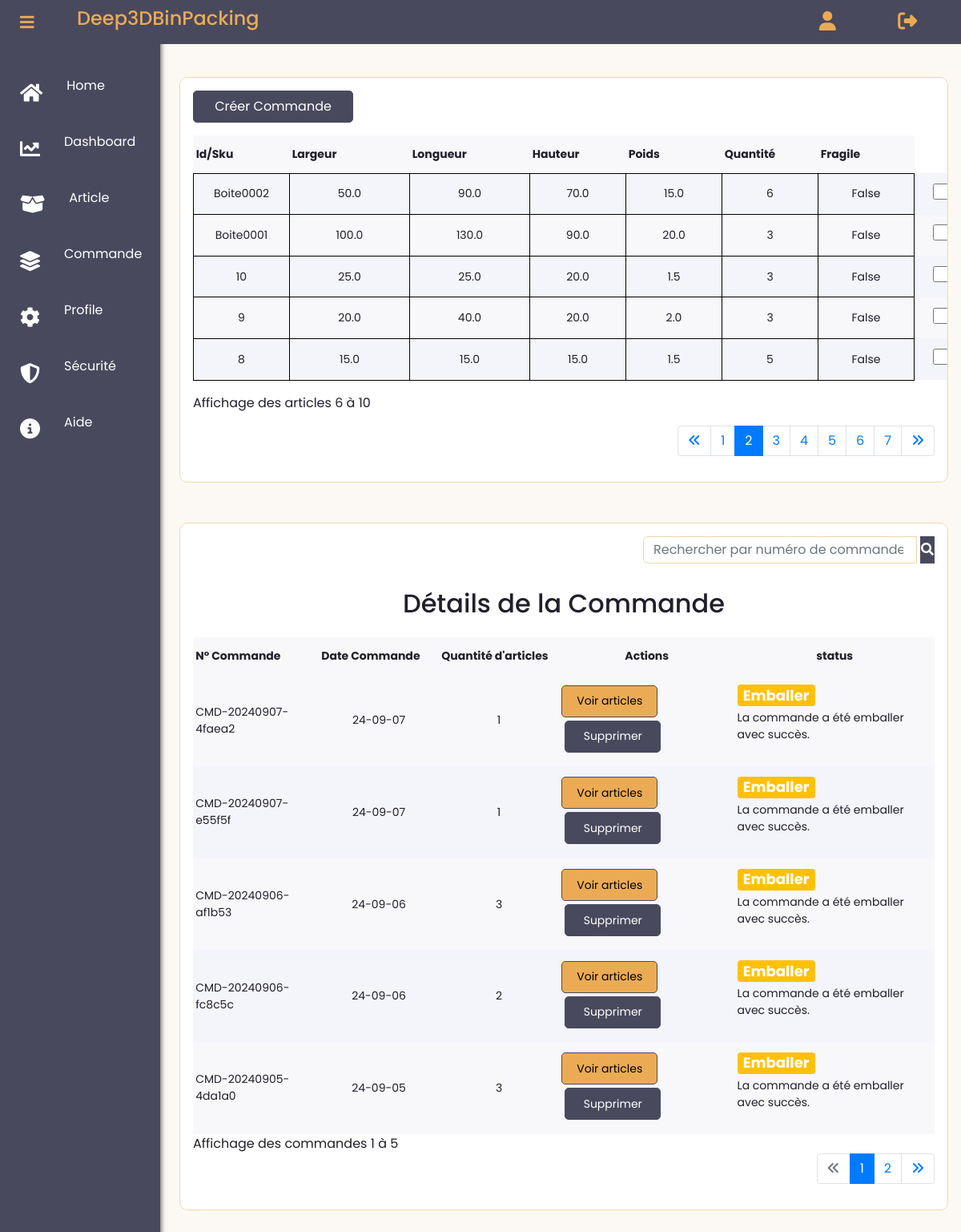
/articles?page=2 (signed in), run on the app's committed database.
### app/models.py (models this page shows, shortened)
class Article(db.Model):
    __tablename__ = 'Article'
    id = db.Column(db.Integer, primary_key=True, autoincrement=True)
    user_id = db.Column(db.Integer(), db.ForeignKey('User.id'))
    sku = db.Column(db.String(30), nullable=False)
    largeur = db.Column(db.Float(precision=5), nullable=False)
    longueur = db.Column(db.Float(precision=5), nullable=False)
    hauteur = db.Column(db.Float(precision=5), nullable=False)
    poids = db.Column(db.Float(precision=5), nullable=False)
    quantite = db.Column(db.Integer(), nullable=False)
    fragile = db.Column(db.Boolean(), default=False)
    date_creation = db.Column(db.Date,default=dt_date.today())
    commandes = db.relationship('Commande', secondary=association_table_article_commande, back_populates='articles')

class Commande(db.Model):
    __tablename__ = 'Commande'
    id = db.Column(db.Integer, primary_key=True, autoincrement=True)
    date_creation = db.Column(db.Date, default=dt_date.today())
    numero_commande = db.Column(db.String(50), unique=True, nullable=False)
    user_id = db.Column(db.Integer, db.ForeignKey('User.id'))
    status = db.Column(db.String(20), nullable=False, default='En Attente')  # Exemple : 'pending', 'cancelled', 'validated'
    conteneurs = db.relationship('Conteneur', secondary=association_table_commande_conteneur, back_populates='commandes')
    articles = db.relationship('Article', secondary=association_table_article_commande, back_populates='commandes')

### app/routes.py (the view)
@app.route("/articles", methods=['GET', 'POST'])
@login_required
def article():
    selected_articles = session.get('selected_articles', [])  # Récupérer les articles sélectionnés depuis la session
    page = request.args.get('page', 1, type=int)
    number_articles_per_page = 5  # Nombre d'articles par page
    articles_query = Article.query.filter_by(user_id=current_user.id).order_by(Article.id.desc())
    articles_pagination = articles_query.paginate(page=page, per_page=number_articles_per_page, error_out=False)
    start_index = (articles_pagination.page - 1) * articles_pagination.per_page + 1
    end_index = min(articles_pagination.page * articles_pagination.per_page, articles_query.count())
    user_commandes = Commande.query.filter_by(user_id=current_user.id).all()
    search_commandes = request.args.get('search_commandes')
    search_commandes = request.args.get('search_commandes')
    commande_page = request.args.get('commande_page', 1, type=int)
    per_page = 5
    if search_commandes:
        commandes_query = Commande.query.filter(
            Commande.user_id == current_user.id,  # Filtre par utilisateur
            (
                Commande.numero_commande.ilike(f'%{search_commandes}%') |
            (   Commande.date_creation.ilike(f'%{search_commandes}%')) |
                Commande.status.ilike(f'%{search_commandes}%')
            )
        )
    else:
        commandes_query = Commande.query.filter_by(user_id=current_user.id).order_by(Commande.id.desc())
    commandes_pagination = commandes_query.paginate(page=commande_page, per_page=per_page, error_out=False)
    pagination_args = Pagination(page=commande_page, per_page=per_page, total=commandes_query.count(), css_framework='bootstrap4')
    start_indexc = (commandes_pagination.page - 1) * commandes_pagination.per_page + 1
    end_indexc = min(commandes_pagination.page * commandes_pagination.per_page, commandes_query.count())
    commandes = commandes_pagination.items
    print(f"Nombre de commandes trouvées: {commandes_query.count()}")
    for commande in user_commandes:
        if len(commande.articles) == 0:
            db.session.delete(commande)
    user_commandes = [commande for commande in Commande.query.filter_by(user_id=current_user.id).all() if len(commande.articles) > 0]
    return render_template(
        'user_dashboard/list_article.html',
        selected_articles=selected_articles,
        start_index=start_index,
        end_index=end_index,
        start_indexc=start_indexc,
        end_indexc=end_indexc,
        articles=articles_pagination.items,
        articles_pagination=articles_pagination,
        commandes_pagination=commandes_pagination,
        commandes=commandes,
        pagination_args=pagination_args,
        user_commandes=user_commandes
    )

### app/models.py (called while the page is built)
@login_manager.user_loader
def load_user(user_id):
    return User.query.get(int(user_id))

### app/routes.py (called while the page is built)
@app.before_request
def before_request():
    if current_user.is_authenticated:
        g.image = url_for('static', filename='images/' + current_user.image) if current_user.image else None
    else:
        g.image = None

### app/templates/user_dashboard/list_article.html (shortened to what this page needs)
{% extends "user_dashboard/layout.html" %}
{% block content %}
{% if articles %}
<div class="card detail container">
  <div class="detail-header">
    <form method="POST" action="{{ url_for('create_commande') }}">
      <button type="submit" class="mb-3 download" style="background-color: #49495e; color: #fff; border: 1px solid #49495e; height: 40px;width: 200px;">Créer Commande</button>
      <table>
        <tr>
          <th>Id/Sku</th>
          <th>Largeur</th>
          <th>Longueur</th>
          <th>Hauteur</th>
          <th>Poids</th>
          <th>Quantité</th>
          <th>Fragile</th>
        </tr>
        {% for article in articles_pagination.items %}
        <tr>
          <td style="border: 1px solid black; padding: 5px; text-align: center;">{{ article.sku }}</td>
          <td style="border: 1px solid black; padding: 5px; text-align: center;">{{ article.largeur }}</td>
          <td style="border: 1px solid black; padding: 5px; text-align: center;">{{ article.longueur }}</td>
          <td style="border: 1px solid black; padding: 5px; text-align: center;">{{ article.hauteur }}</td>
          <td style="border: 1px solid black; padding: 5px; text-align: center;">{{ article.poids }}</td>
          <td style="border: 1px solid black; padding: 5px; text-align: center;">{{ article.quantite }}</td>
          <td style="border: 1px solid black; padding: 5px; text-align: center;">{{ article.fragile }}</td>
          <td>
            <input
              style="width: 20px; height: 20px; margin-left: 20px;"
              type="checkbox"
              name="selected_articles"
              value="{{ article.id }}"
              {% if article.id in selected_articles %}checked{% endif %}>
          </td>
        </tr>
        {% endfor %}
      </table>
      <div class="mt-3">
        Affichage des articles {{ start_index }} à {{ end_index }}
      </div>
    </form>
  </div>
  <nav aria-label="Page navigation example">
    <ul class="pagination justify-content-end mt-3">
      <li class="page-item {% if not articles_pagination.has_prev %}disabled{% endif %}">
        <a class="page-link" {% if articles_pagination.has_prev %}href="{{ url_for('article', page=articles_pagination.prev_num) }}"{% endif %}><i class="fa-solid fa-angles-left"></i></a>
      </li>
      {% for page_num in articles_pagination.iter_pages() %}
        {% if page_num %}
          <li class="page-item {% if page_num == articles_pagination.page %}active{% endif %}">
            <a class="page-link" href="{{ url_for('article', page=page_num) }}">{{ page_num }}</a>
          </li>
        {% else %}
          <li class="page-item disabled">
            <a class="page-link" href="#">...</a>
          </li>
        {% endif %}
      {% endfor %}
      <li class="page-item {% if not articles_pagination.has_next %}disabled{% endif %}">
        <a class="page-link" {% if articles_pagination.has_next %}href="{{ url_for('article', page=articles_pagination.next_num) }}"{% endif %}><i class="fa-solid fa-angles-right"></i></a>
      </li>
    </ul>
  </nav>
  {% endif %}
</div>
<div class="card detail container" style="margin-top: 50px;">
  <form class="form-inline justify-content-end mb-3" method="get" action="{{ url_for('article') }}">
    <div class="input-group">
      <input class="form-control mr-sm-1" type="search" placeholder="Rechercher par numéro de commande ou date..." aria-label="search_commandes" name="search_commandes">
      <button type="submit" class="bto btn-primary"><i class="fa fa-search"></i></button>
    </div>
  </form>
{% if commandes %}
  <div class="text-center"><h2>Détails de la Commande</h2></div>
  <div class="detail-header">
  <table class="">
      <thead>
          <tr>
              <th scope="col">N° Commande</th>
              <th scope="col">Date Commande</th>
              <th scope="col">Quantité d'articles</th>
              <th scope="col" class="text-center">Actions</th>
              <th scope="col" class="text-center">status</th>
          </tr>
      </thead>
      <tbody>
        {% for commande in commandes %}
          <tr>
              <td>{{ commande.numero_commande }}</td>
              <td class="text-center">
                {% if commande.date_creation %}
                    {{ commande.date_creation.strftime('%y-%m-%d') }}
                {% else %}
                    Date de création non disponible
                {% endif %}
            </td>
              <td class="text-center">{{ commande.articles|length }}</td>
              <td>
                  <button class="" data-bs-toggle="modal" style="background-color: #ebab54; border: #ebab54; color: black; border: 1px solid #49495e; height: 40px;" data-bs-target="#commandeDetailsModal-{{ commande.id }}">Voir articles</button>
                  <button type="button" class="btn-sm m-1 delete"  style="background-color: #49495e; color: #fff; border: 1px solid #49495e; height: 40px;" data-toggle="modal" data-target="#deleteModal{{commande.id}}">Supprimer</button>
              </td>
              <td>
                {% if commande.status == 'Annuler' %}
                  <span class="badge bg-danger mb-2" style="font-size: 18px; color:#fff">{{ commande.status }}</span>
                  <p>La commande a été annulée.</p>
                {% elif commande.status == 'Valider' %}
                  <span class="badge bg-success mb-1" style="font-size: 18px; color:#fff">{{ commande.status }}</span>
                  <p>La commande a été validée et est en cours de traitement.</p>
                  {% elif commande.status == 'Emballer' %}
                  <span class="badge bg-warning mb-1" style="font-size: 18px; color:#fff">{{ commande.status }}</span>
                  <p>La commande a été emballer avec succès.</p>
                {% else %}
                  <span class="badge bg-secondary mb-1" style="font-size: 18px; color:#fff">{{ commande.status }}</span>
                  <p>La commande est en attente d'emballage.</p>
                {% endif %}
              </td>
          </tr>
          {% endfor %}
      </tbody>
  </table>
</div>
Affichage des commandes {{ start_indexc }} à {{ end_indexc }}
<nav aria-label="Page navigation example mt-3">
  <ul class="pagination justify-content-end">
    <li class="page-item {% if not commandes_pagination.has_prev %}disabled{% endif %}">
      <a class="page-link" {% if commandes_pagination.has_prev %}href="{{ url_for('article', commande_page=commandes_pagination.prev_num) }}"{% endif %}><i class="fa-solid fa-angles-left"></i></a>
    </li>
    {% for page_num in commandes_pagination.iter_pages() %}
      {% if page_num %}
        <li class="page-item {% if page_num == commandes_pagination.page %}active{% endif %}">
          <a class="page-link"  href="{{ url_for('article', commande_page=page_num) }}">{{ page_num }}</a>
        </li>
      {% else %}
        <li class="page-item disabled">
          <a class="page-link"  href="#">...</a>
        </li>
      {% endif %}
    {% endfor %}
    <li class="page-item {% if not commandes_pagination.has_next %}disabled{% endif %}">
      <a class="page-link" {% if commandes_pagination.has_next %}href="{{ url_for('article', commande_page=commandes_pagination.next_num) }}"{% endif %}><i class="fa-solid fa-angles-right"></i></a>
    </li>
  </ul>
</nav>
{% else %}
<div class="alert-warning text-center">
  Aucune commandes trouvées
</div>
</div>
{% endif %}
{% endblock content %}

### app/static/client/main.css (style rules this page uses)
* { margin: 0; padding: 0; box-sizing: border-box; outline: none; font-family: "Poppins", sans-serif; }
body { background-color: #fcf9f4; }
h2 { font: 18px; padding: 15px 0; }
.card { background-color: #fff; padding: 1rem; border-radius: 10px; }
.detail { grid-area: detail; overflow-x: auto; }
.detail-header { display: grid; grid-auto-flow: column; justify-items: space-between; align-items: center; }
.detail-header button { height: 30px; width: 120px; border: 1px solid #2d2b98; background-color: #2d2b98; color:#f2f2f2; border-radius: 5px; cursor: pointer; transition: all 0.2s ease-in; }
.detail table { width: 100%; border-collapse: collapse; }
.detail table tr:nth-child(odd) { background-color: #f8f8fb; }
.detail table tr { background-color: #f4f4fb; }
.detail table th, .detail table td { padding: 0.8rem 0.2rem; text-align: left; min-width: 120px; font-size: 14px; }
.detail table tr td:nth-child(2), .detail table tr td:nth-child(3) { min-width: 150px; }
.delete { background-color: #49495e; color: #fff; border: 1px solid #49495e; }

### app/static/client/account.css (style rules this page uses)
.card { border: solid 1px #f5d5aa; }
.btn-primary { background-color: #49495e; color: #fff; border: 1px solid #49495e; }
.form-control { width: 100%; margin-bottom: 24px; border: 1px solid #f5d5aa; border-radius: 6px; font-size: 16px; line-height: 20px; }
button, input { overflow: visible; }

### data on the page
Article: sku "Boite0002", largeur "50.0", longueur "90.0", hauteur "70.0", poids "15.0", quantite "6", fragile "False"
Article: sku "Boite0001", largeur "100.0", longueur "130.0", hauteur "90.0", poids "20.0", quantite "3", fragile "False"
Article: sku "10", largeur "25.0", longueur "25.0", hauteur "20.0", poids "1.5", quantite "3", fragile "False"
Article: sku "9", largeur "20.0", longueur "40.0", hauteur "20.0", poids "2.0", quantite "3", fragile "False"
Article: sku "8", largeur "15.0", longueur "15.0", hauteur "15.0", poids "1.5", quantite "5", fragile "False"
Commande: numero_commande "CMD-20240907-4faea2", date_creation "24-09-07", articles|length "1", status "Emballer"
Commande: numero_commande "CMD-20240907-e55f5f", date_creation "24-09-07", articles|length "1", status "Emballer"
Commande: numero_commande "CMD-20240906-af1b53", date_creation "24-09-06", articles|length "3", status "Emballer"
Commande: numero_commande "CMD-20240906-fc8c5c", date_creation "24-09-06", articles|length "2", status "Emballer"
Commande: numero_commande "CMD-20240905-4da1a0", date_creation "24-09-05", articles|length "3", status "Emballer"

### other printed values
{{ start_index }} "6"
{{ end_index }} "10"
{{ page_num }} "1" "2" "3" "4" "5" "6" "7"
{{ start_indexc }} "1"
{{ end_indexc }} "5"
{{ page_num }} "1" "2"
